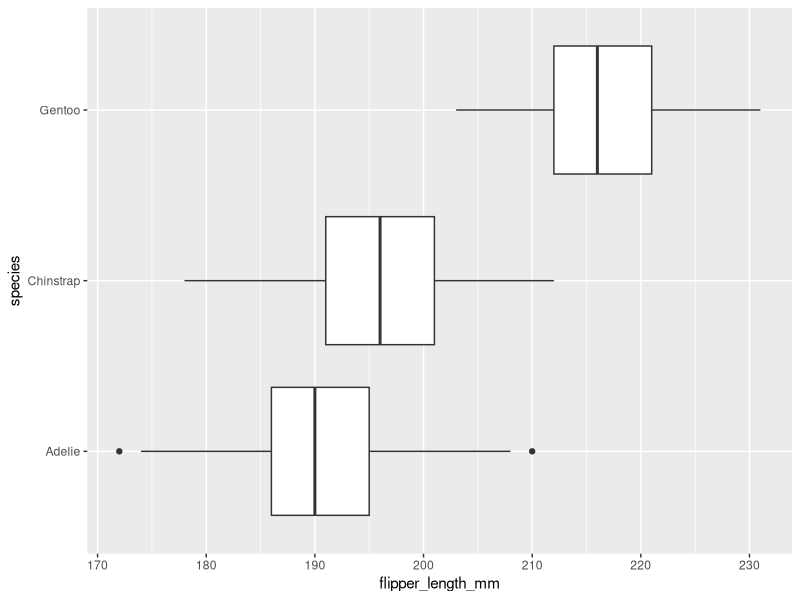
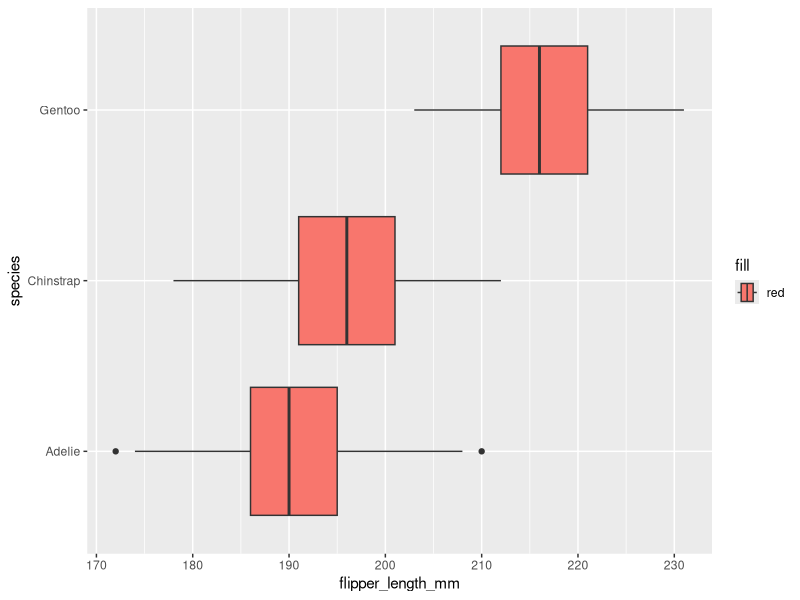
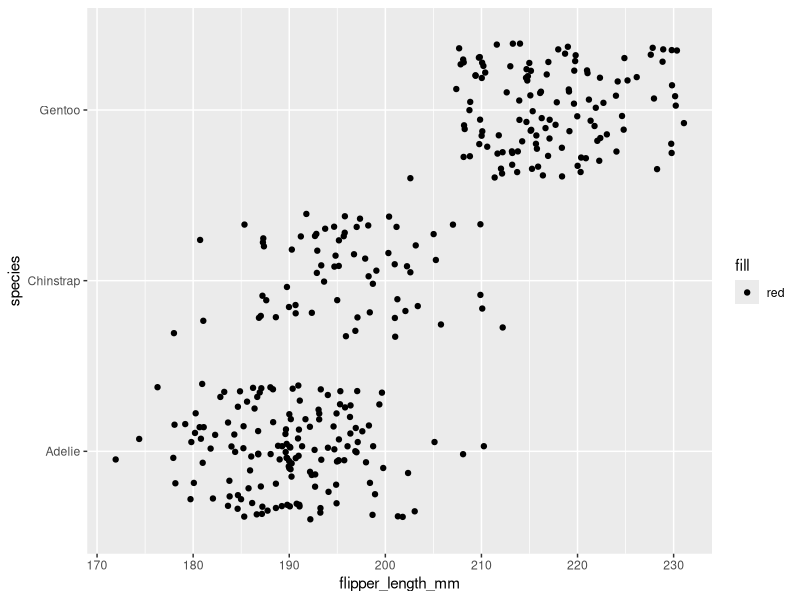

Source code (R) for these figures, in order:
## ---- chunk 1
knitr::opts_chunk$set(error = TRUE)
## ---- chunk 2
library(palmerpenguins)
penguins
## ---- chunk 3
library(ggplot2)
## ---- chunk 4
ggplot(data = penguins, mapping = aes(x = flipper_length_mm, y = species)) +
  geom_boxplot()
## ---- chunk 5
ggplot(data = penguins, mapping = aes(x = flipper_length_mm, y = species, fill = "red")) +
  geom_boxplot()
## ---- chunk 6
ggplot(data = penguins, mapping = aes(x = flipper_length_mm, y = species, fill = 'red')) +
 geom_jitter()
## ---- chunk 7

## ---- chunk 8

## ---- chunk 9

## ---- chunk 10

## ---- chunk 11

## ---- chunk 12

## ---- chunk 13

## ---- chunk 14

